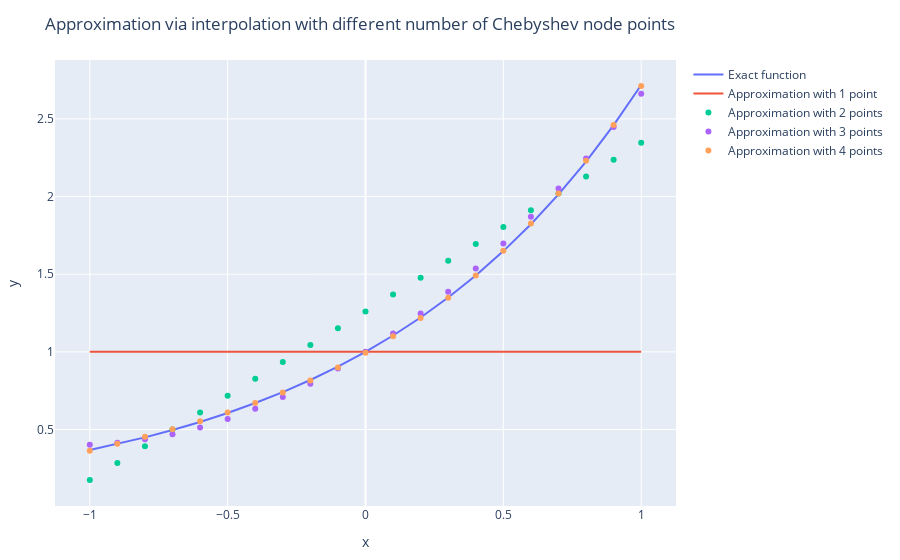

Notebook cell for this chart:
### Markdown cell above
<b> Example: </b> $f(x)=e^x, $ let's interpolate $f$ with $N=1,2,3$ points to check the accuracy of Chebyshev approximations with increasing number of nodes and polynomial order.

### Code cell
unit=Interval(-1,1);# define unit interval
ChebS=Chebyshev(unit); # define function space

#adds left and right endpoints to interior Chebyshev points 
function add_cheb_endp(p)
 append!(prepend!(p,1),-1)
end

func(x)=exp.(x); # define function


p1= points(ChebS,1); # one single Chebyshev node point 
p2= points(ChebS,2); # two points
p3= points(ChebS,3); # three points
p4= points(ChebS,4); # three points

#p2_= add_cheb_endp(p2)
#p3_= add_cheb_endp(p3)
#p4_= add_cheb_endp(p4)

#Evaluate function on different Chebyshev grid points
v1=func.(p1);
v2=func.(p2);
v3=func.(p3);
v4=func.(p4);

#Approximate via Chebyshev polynomials with increasing order
func_1 = Fun(ChebS,transform(ChebS,v1));
func_2 = Fun(ChebS,transform(ChebS,v2));
func_3 = Fun(ChebS,transform(ChebS,v3));
func_4 = Fun(ChebS,transform(ChebS,v4));

#Plot results
x=-1:0.1:1

trace0 = Plotly.scatter(x=x, y=func.(x),mode="lines",name="Exact function")
trace1 = Plotly.scatter(x=x, y=func_1.(x),mode="lines",name="Approximation with 1 point")
trace2 = Plotly.scatter(x=x, y=func_2.(x),mode="markers", name="Approximation with 2 points")
trace3 = Plotly.scatter(x=x, y=func_3.(x),mode="markers",name="Approximation with 3 points")
trace4 = Plotly.scatter(x=x, y=func_4.(x),mode="markers",name="Approximation with 4 points")

layout = Layout(title=" Approximation via interpolation with different number of Chebyshev node points",

                   xaxis_title="x",

                   yaxis_title="y")

# Make plot
Plotly.plot([trace0, trace1, trace2,trace3,trace4 ],layout)

### Figure 1 — Plotly figure (JSON) as saved in the notebook; plotly's stock layout.template omitted (floating-point values rounded to 4 significant figures)
{"data": [{"mode": "lines", "name": "Exact function", "type": "scatter", "x": [-1, -0.9, -0.8, -0.7, -0.6, -0.5, -0.4, -0.3, -0.2, -0.1, 0, 0.1, 0.2, 0.3, 0.4, 0.5, 0.6, 0.7, 0.8, 0.9, 1], "y": [0.3679, 0.4066, 0.4493, 0.4966, 0.5488, 0.6065, 0.6703, 0.7408, 0.8187, 0.9048, 1, 1.105, 1.221, 1.35, 1.492, 1.649, 1.822, 2.014, 2.226, 2.46, 2.718]}, {"mode": "lines", "name": "Approximation with 1 point", "type": "scatter", "x": [-1, -0.9, -0.8, -0.7, -0.6, -0.5, -0.4, -0.3, -0.2, -0.1, 0, 0.1, 0.2, 0.3, 0.4, 0.5, 0.6, 0.7, 0.8, 0.9, 1], "y": [1, 1, 1, 1, 1, 1, 1, 1, 1, 1, 1, 1, 1, 1, 1, 1, 1, 1, 1, 1, 1]}, {"mode": "markers", "name": "Approximation with 2 points", "type": "scatter", "x": [-1, -0.9, -0.8, -0.7, -0.6, -0.5, -0.4, -0.3, -0.2, -0.1, 0, 0.1, 0.2, 0.3, 0.4, 0.5, 0.6, 0.7, 0.8, 0.9, 1], "y": [0.1752, 0.2837, 0.3922, 0.5008, 0.6093, 0.7179, 0.8264, 0.935, 1.044, 1.152, 1.261, 1.369, 1.478, 1.586, 1.695, 1.803, 1.912, 2.02, 2.129, 2.237, 2.346]}, {"mode": "markers", "name": "Approximation with 3 points", "type": "scatter", "x": [-1, -0.9, -0.8, -0.7, -0.6, -0.5, -0.4, -0.3, -0.2, -0.1, 0, 0.1, 0.2, 0.3, 0.4, 0.5, 0.6, 0.7, 0.8, 0.9, 1], "y": [0.4023, 0.4142, 0.4367, 0.4699, 0.5137, 0.5681, 0.6332, 0.709, 0.7953, 0.8923, 1, 1.118, 1.247, 1.387, 1.537, 1.698, 1.869, 2.052, 2.244, 2.448, 2.662]}, {"mode": "markers", "name": "Approximation with 4 points", "type": "scatter", "x": [-1, -0.9, -0.8, -0.7, -0.6, -0.5, -0.4, -0.3, -0.2, -0.1, 0, 0.1, 0.2, 0.3, 0.4, 0.5, 0.6, 0.7, 0.8, 0.9, 1], "y": [0.3634, 0.4076, 0.4532, 0.5013, 0.5529, 0.609, 0.6707, 0.7391, 0.8151, 0.9, 0.9946, 1.1, 1.218, 1.348, 1.492, 1.652, 1.827, 2.02, 2.231, 2.461, 2.712]}], "layout": {"margin": {"b": 50, "l": 50, "r": 50, "t": 60}, "title": " Approximation via interpolation with different number of Chebyshev node points", "xaxis": {"title": {"text": "x"}}, "yaxis": {"title": {"text": "y"}}}}
